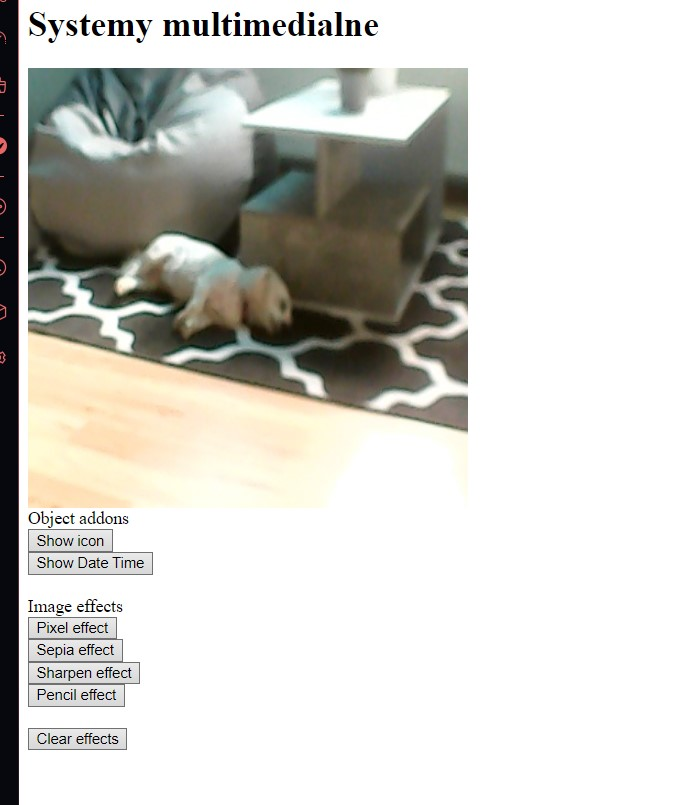
#> input picture Systemy multimedialne/Lab13/1.jpg, 690 x 805 px
$ python -i SingleMotionDetector.py   (imports and definitions only)
#> lines starting #> are read from the running program, lines starting #| are printed output that depends on the picture
# import the necessary packages
import numpy as np
import imutils
import cv2
class SingleMotionDetector:
	def __init__(self, accumWeight=0.5):
		# store the accumulated weight factor
		self.accumWeight = accumWeight
		# initialize the background model
		self.bg = None


	def update(self, image):
		# if the background model is None, initialize it
		if self.bg is None:
			self.bg = image.copy().astype("float")
			return
		# update the background model by accumulating the weighted
		# average
		cv2.accumulateWeighted(image, self.bg, self.accumWeight)

	def detect(self, image, tVal=25):
		# compute the absolute difference between the background model
		# and the image passed in, then threshold the delta image
		delta = cv2.absdiff(self.bg.astype("uint8"), image)
		thresh = cv2.threshold(delta, tVal, 255, cv2.THRESH_BINARY)[1]
		# perform a series of erosions and dilations to remove small
		# blobs
		thresh = cv2.erode(thresh, None, iterations=2)
		thresh = cv2.dilate(thresh, None, iterations=2)
        		# find contours in the thresholded image and initialize the
		# minimum and maximum bounding box regions for motion
		cnts = cv2.findContours(thresh.copy(), cv2.RETR_EXTERNAL,
			cv2.CHAIN_APPROX_SIMPLE)
		cnts = imutils.grab_contours(cnts)
		(minX, minY) = (np.inf, np.inf)
		(maxX, maxY) = (-np.inf, -np.inf)

        		# if no contours were found, return None
		if len(cnts) == 0:
			return None
		# otherwise, loop over the contours
		for c in cnts:
			# compute the bounding box of the contour and use it to
			# update the minimum and maximum bounding box regions
			(x, y, w, h) = cv2.boundingRect(c)
			(minX, minY) = (min(minX, x), min(minY, y))
			(maxX, maxY) = (max(maxX, x + w), max(maxY, y + h))
		# otherwise, return a tuple of the thresholded image along
		# with bounding box
		return (thresh, (minX, minY, maxX, maxY))

>>> import cv2
>>> picture = cv2.imread('1.jpg', cv2.IMREAD_GRAYSCALE)
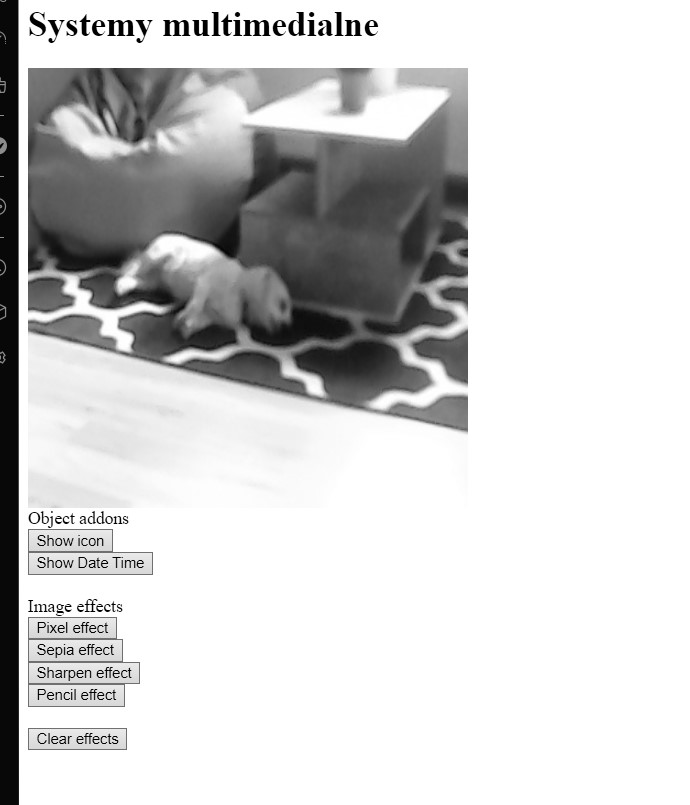
#> picture: shape (805, 690); min 0, max 255, mean 209.3
>>> result = SingleMotionDetector().detect(picture)
#> (the run stopped early here; a loop or call above may not have finished)

$ run again, on Systemy multimedialne/Lab13/3.jpg
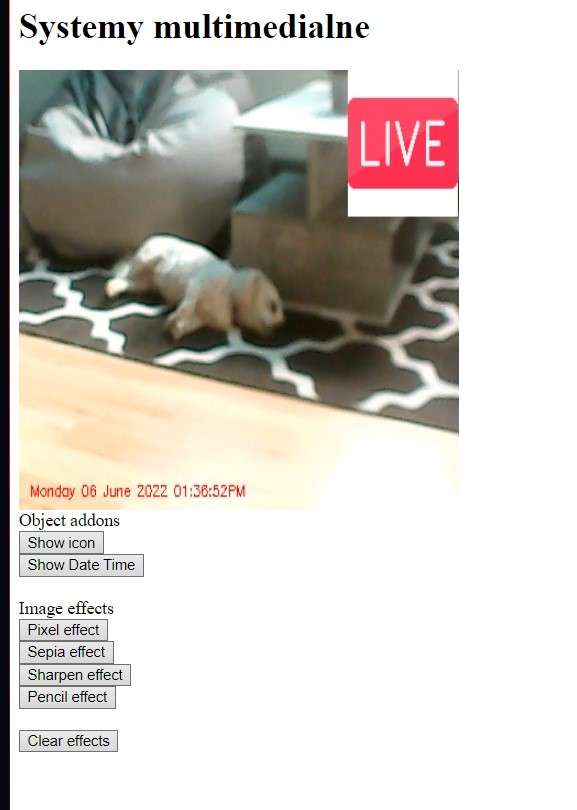
#> input picture Systemy multimedialne/Lab13/3.jpg, 577 x 810 px
#> `picture = cv2.imread('1.jpg', cv2.IMREAD_GRAYSCALE)`:
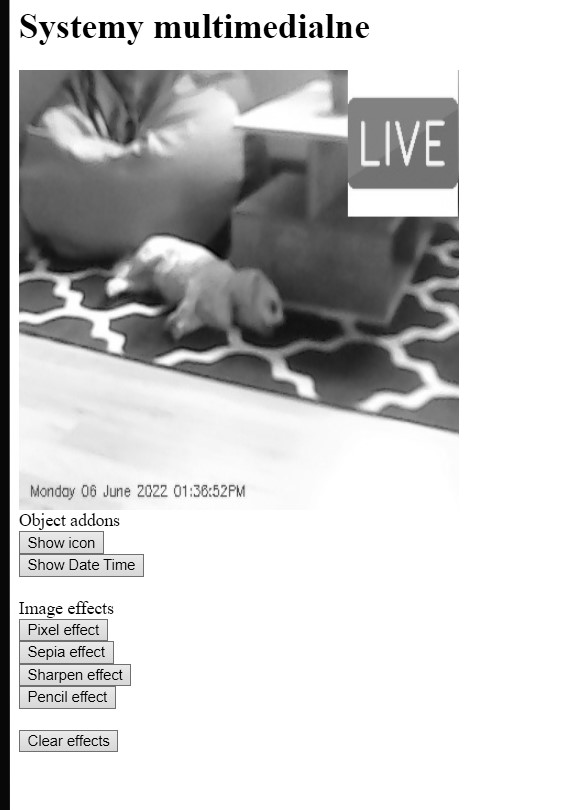
#> picture: shape (810, 577); min 0, max 255, mean 205.7

$ run again, on Systemy multimedialne/Lab13/4.jpg
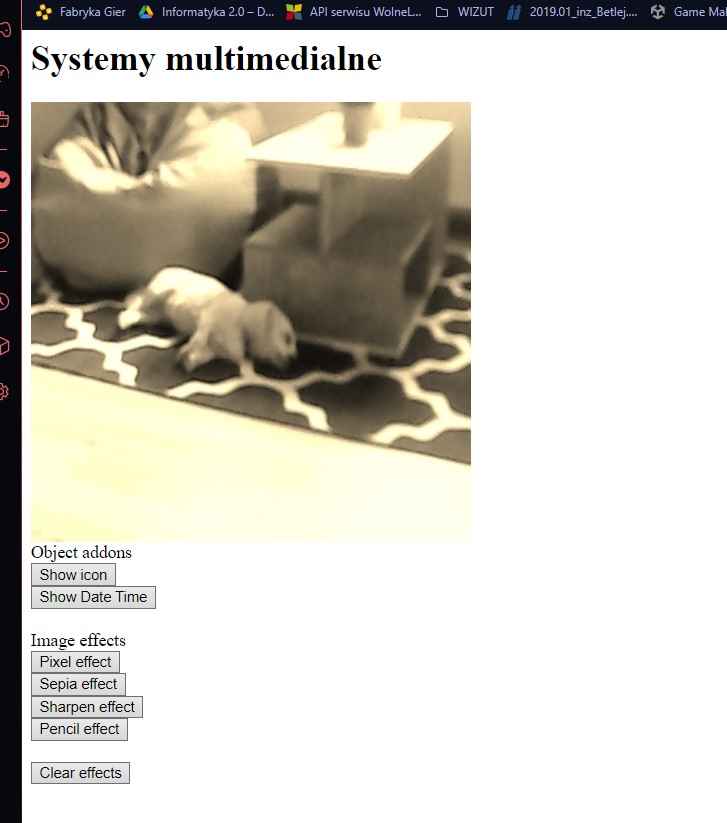
#> input picture Systemy multimedialne/Lab13/4.jpg, 727 x 823 px
#> `picture = cv2.imread('1.jpg', cv2.IMREAD_GRAYSCALE)`:
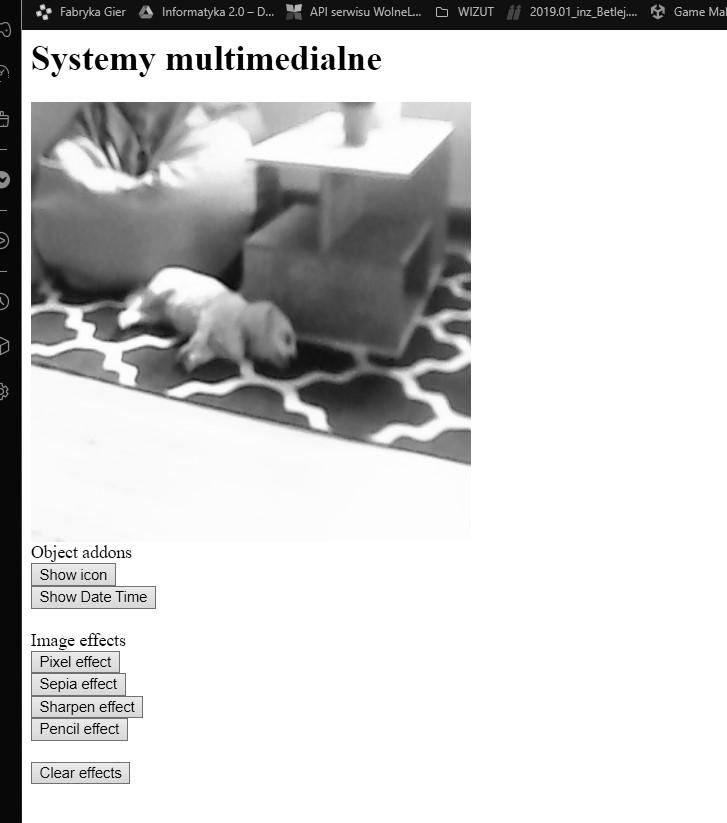
#> picture: shape (823, 727); min 0, max 255, mean 207.7
